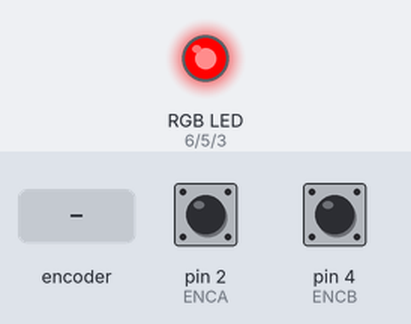
A sketch run on a simulated Arduino Uno, built with avr-gcc and run on an emulated ATmega328P. Parts: an RGB LED mixed from three pins (HIGH = lit). Inputs (shaded band) come from the test bench; at power-on: pin 2 (ENCA) HIGH, pin 4 (ENCB) HIGH. Dim RGB values are drawn brighter than linear.

Above: at 1.2 s.
1.3 s: rotary encoder on pin 2 (ENCA) / pin 4 (ENCB) turned 3 steps (first pin leading)
At 1.6 s:
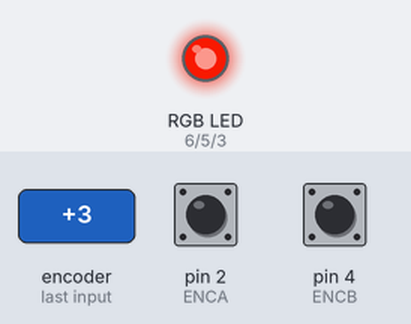
3.4 s: rotary encoder on pin 2 (ENCA) / pin 4 (ENCB) turned 3 steps (first pin leading)
At 4.4 s:
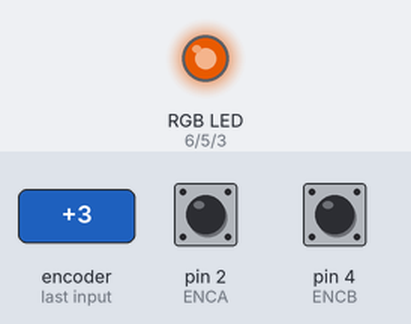
Timing chart, 0 to 6.4 s (numbered marks = the images above; inputs shaded):
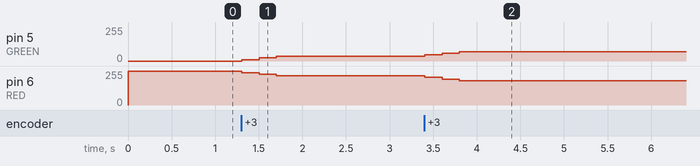

Measured:
- after the input at 1.3 s, pin 5 (GREEN): 0/255 → 11/255 at once, → 23/255 0.20 s later, → 35/255 0.20 s later; pin 6 (RED): 255/255 → 243/255 at once, → 231/255 0.20 s later, → 219/255 0.20 s later
- after the input at 3.4 s, pin 5 (GREEN): 35/255 → 47/255 at once, → 59/255 0.20 s later, → 71/255 0.20 s later; pin 6 (RED): 219/255 → 207/255 at once, → 195/255 0.20 s later, → 183/255 0.20 s later

The sketch:

main.ino
```cpp
#define ENCA 2
#define BLUE 3
#define ENCB 4
#define GREEN 5
#define RED 6

class Vector3Int
{
  public: int X = 0;
  public: int Y = 0;
  public: int Z = 0;

  Vector3Int(int Xin, int Yin, int Zin)
  {
    X = Xin;
    Y = Yin;
    Z = Zin;
  }
};

void setup() {
  // put your setup code here, to run once:
pinMode(RED, OUTPUT);
pinMode(GREEN, OUTPUT);
pinMode(BLUE, OUTPUT);
pinMode(ENCA, INPUT_PULLUP);
pinMode(ENCB, INPUT_PULLUP);


digitalWrite(RED, HIGH);
digitalWrite(GREEN, LOW);
digitalWrite(BLUE, LOW);
//Serial.begin(9600);
}

int _multiplier = 16;
int _encDelayTotalTimeExtend = 500000000;
int _encDelayTotalTimeNormal = 1000;
int _encEndTime = _encDelayTotalTimeNormal;
int _encDelayTimer = 0;
int _ongoingValue = 0;
bool _buttonReleased = true;
void loop()
{
  // put your main code here, to run repeatedly:


  // increment timer
  _encDelayTimer++;
  // check if timer is done
  if (_encDelayTimer >= _encEndTime)
  {
    // reset timer
    _encDelayTimer = 0;
    // get encoder value
    int encOut = GetOutputFromEncoder();

    // no output
    if (encOut == 0)
    {
      // timer will check again after normal time
      _encEndTime = _encDelayTotalTimeNormal;
      // button is in reset position
      _buttonReleased = true;
    }
    // if the encoder is reading a value and has been reset since last read
    else if (_buttonReleased == true)
    {
      // timer will be extended to debounce
      _encEndTime = _encDelayTotalTimeExtend;
      // button needs to be reset now
      _buttonReleased = false;

      _ongoingValue += encOut * _multiplier;
      //Serial.println(abs(_testVolume) % 1023);
      Vector3Int ledValues = GetLedVector(abs(_ongoingValue) % 1023);
      analogWrite(RED, ledValues.X);
      analogWrite(GREEN, ledValues.Y);
      analogWrite(BLUE, ledValues.Z);
    }
  }
}

int GetOutputFromEncoder()
{
  int encAval = digitalRead(ENCA);
  int encBval = digitalRead(ENCB);

  if (encAval == 1 && encBval == 0) return 1;
  else if (encAval == 0 && encBval == 1) return -1;
  else return 0;
}

Vector3Int GetLedVector(int input)
{
  input = constrain(input, 0, 1023);

  return Vector3Int(
    (int)GetRedLEDValue(input),
    GetGreenLEDValue(input),
    GetBlueLEDValue(input)
  );
}

float GetRedLEDValue(int input)
{
  if (input < 342)
  {
    // y = (-255/341)x + 255
    return -255*(float)input/341 +255;
  }
  else if (input < 683)
  {
    return 0;
  }
  else if (input < 1024)
  {
    // y = (255*x)/341 - 510
    return 255*(float)input/341 - 510;
  }
  else return 0;
}

int GetGreenLEDValue(int input)
{
  if (input < 342)
  {
    // y= 255x/341
    return (255 * (float)input)/341;
  }
  else if (input < 683)
  {
    // y = (-255 * x)/ 341 + 510
    return ((-255 * (float)input)/ 341) + 510;
  }
  else return 0;
}

int GetBlueLEDValue(int input)
{
  if (input < 341)
  {
    return 0;
  }
  else if ((float)input < 683)
  {
    // y = 255x/341 -255
    return ((255*(float)input)/341) - 255;
  }
  else if ((float)input < 1024)
  {
    // y = (-255 * x)/341 + 765
    return ((-255 * (float)input)/341) + 765;
  }
  else return 0;
}
```
